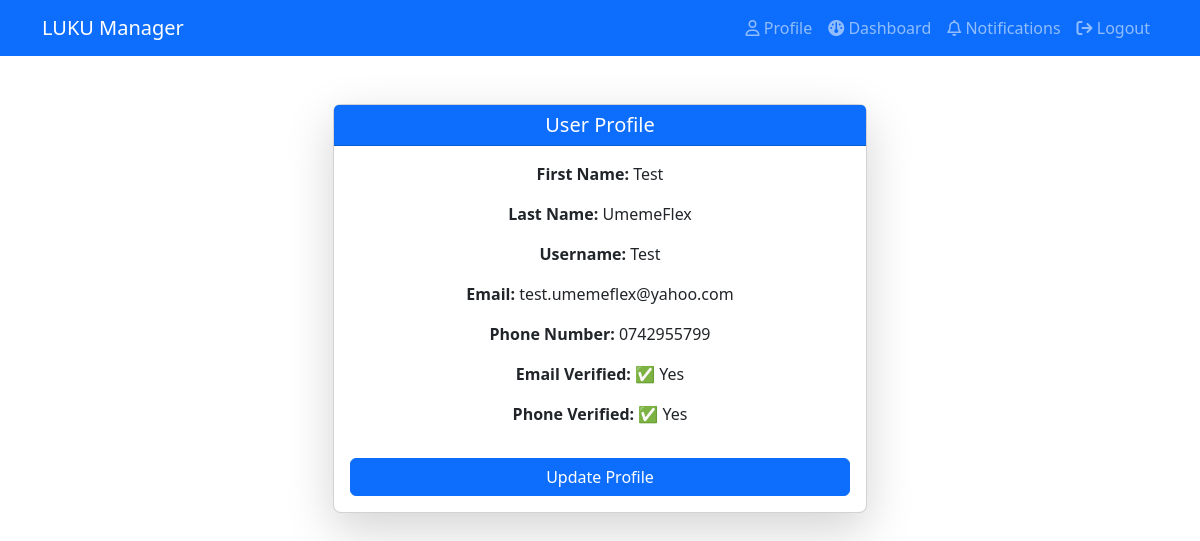
Screenshot of /user_profile/ (signed in) with the database file from the repository.
### authentication/models.py (models this page shows)
class User(AbstractUser):
    phone_number = models.CharField(max_length=15, unique=True)
    email_verified = models.BooleanField(default=False)
    phone_verified = models.BooleanField(default=False)

### nishatiflex/views.py (the view)
# urls.py: path('user_profile/', views.profile_view, name='user_profile'),
@login_required
def profile_view(request):
    user_profile = UserProfile.objects.filter(user=request.user).first()
    if not user_profile:
        messages.error(request, 'UserProfile not found, please contact support')
        return redirect('dashboard')
    return render(request, 'luku/user_profile.html', {'user_profile':user_profile})

### templates/luku/user_profile.html
{% extends 'base.html' %}
{% block content %}
<div class="container mt-5">
    <div class="row justify-content-center">
        <div class="col-md-6">
            <div class="card shadow-lg rounded-3">
                <div class="card-header bg-primary text-white text-center">
                    <h5 class="mb-0">User Profile</h5>
                </div>
                <div class="card-body text-center">
                    <p><strong>First Name:</strong> {{ user.first_name }}</p>
                    <p><strong>Last Name:</strong> {{ user.last_name }}</p>
                    <p><strong>Username:</strong> {{ user.username }}</p>
                    <p><strong>Email:</strong> {{ user.email }}</p>
                    <p><strong>Phone Number:</strong> {{ user.phone_number }}</p>
                    <p><strong>Email Verified:</strong> {% if user.email_verified %} ✅ Yes {% else %} ❌ No {% endif %}</p>
                    <p><strong>Phone Verified:</strong> {% if user.phone_verified %} ✅ Yes {% else %} ❌ No {% endif %}</p>
                    <a href="#" class="btn btn-primary w-100 mt-3">Update Profile</a>
                </div>
            </div>
        </div>
    </div>
</div>
{% endblock %}

### rows the page displays
User: first_name "Test", last_name "UmemeFlex", username "Test", email "test.umemeflex@yahoo.com", phone_number "0742955799"
